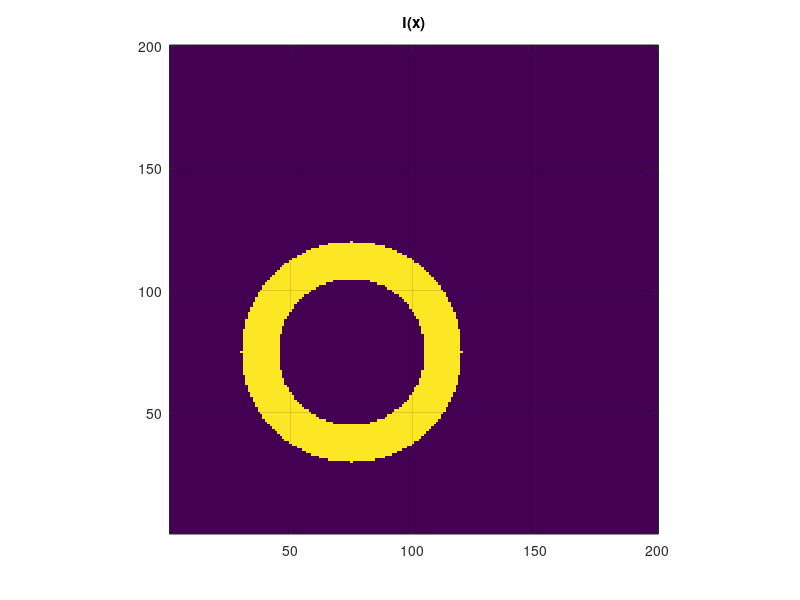
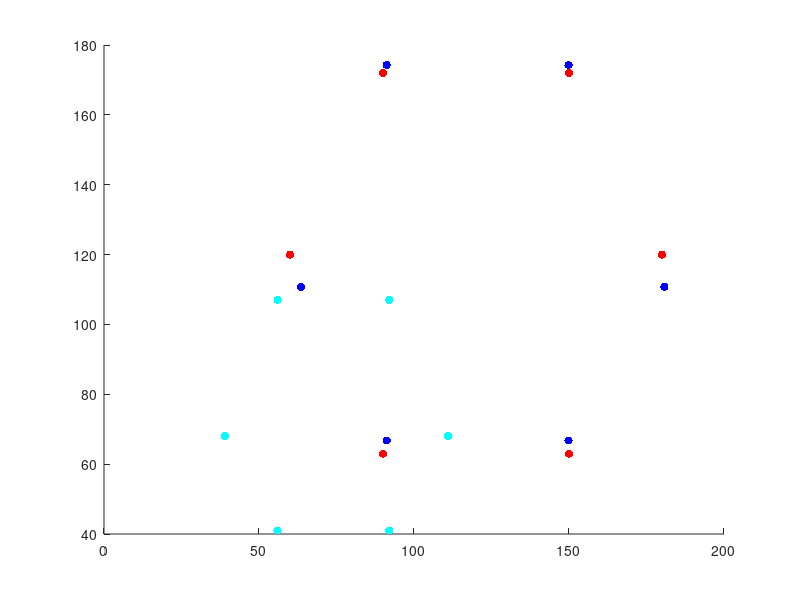
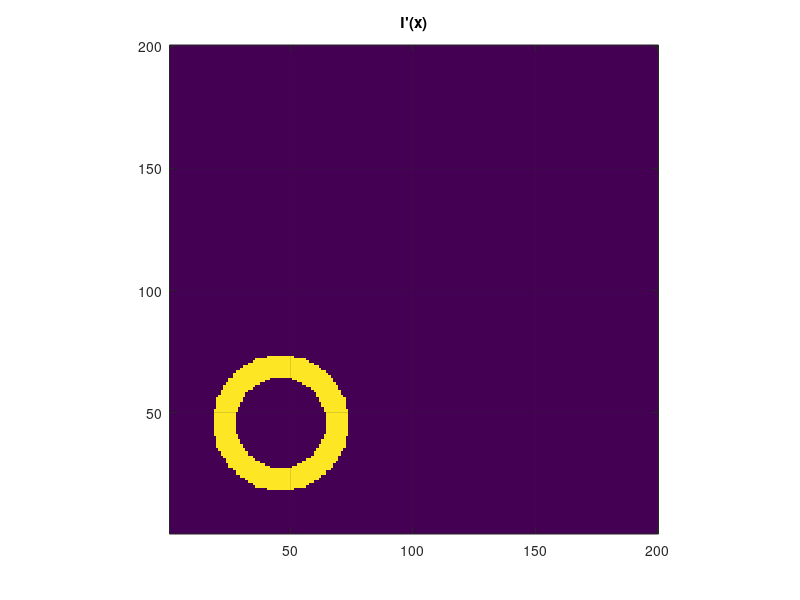
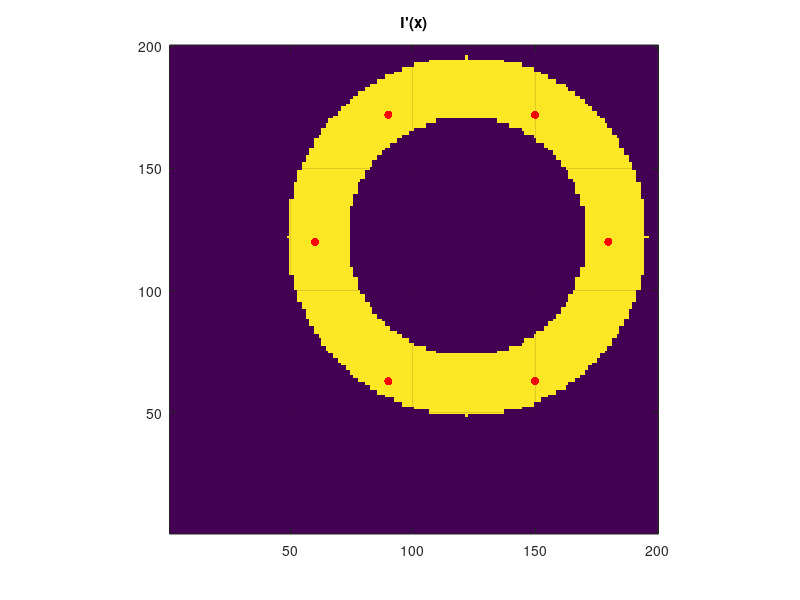

Source code (MATLAB) for these figures, in order:
% Josh Popp

% 4.1 DISPLAY THE ANNULUS
% The location of each pixel
nX = 200; % number of columns
nY = 200; % number of rows
xj = 1 : nX; % x location of each column
yi = 1 : nY; % y location of each row
[xij,yij] = meshgrid(xj,yi); % x,y location of each pixel
% define an image of an annulus
cx = 75; % x component of center
cy = 75; % y component of center
r1 = 30; % inner radius in pixels
r2 = 45; % outer radius in pixels
% define the image using binary operations
I=((xij - cx).^2 + (yij - cy).^2 <= r2^2 )-((xij - cx).^2 + (yij - cy).^2 < r1^2 );

% display it
figure;
imagesc(I);
axis image;
title("I(x)");
grid on
set(gca,"ydir","normal"); % put origin at bottom left
hold on;

% 4.2 RECORD LANDMARKS
% Start at 3 o'clock and work counterclockwise
X = [111 68; 92 107; 56 107; 39 68; 56 41; 92 41];
Y = [180 120; 150 172; 90 172; 60 120; 90 63; 150 63];

% 4.3 FIND SCALE FACTOR 
s = sum(sum(Y)) / sum(sum(X));

% 4.4 TRANSFORM LANDMARKS
sX = X .* s;
figure;
scatter(X(:,1),X(:,2),'c', 'filled');
hold on;
scatter(sX(:,1),sX(:,2),'b', 'filled');
scatter(Y(:,1),Y(:,2),'r', 'filled');

% 4.5 NAIVE TRANSFORMATION
% initialize an image of all zeros
ITransformed = zeros(size(I));
for i = 2 : nY % loop through each row
    for j = 2 : nX % loop through each column
        % we are looking for the value to assign to Isx(j,i)
        % find the position to look at in the image J
        iLook = i*s;  % the inverse
        jLook = j*s;
        % round them to the nearest integer
        iLookRound = round(iLook);
        jLookRound = round(jLook);
        % check if we?re out of bounds,
        if iLookRound < 1 || iLookRound > nY || jLookRound < 1 || jLookRound > nX
            % if so, fill the image with the value zero
            ITransformed(j,i) = 0;
            else
            % otherwise, assign the value in our image at this point
            ITransformed(j,i) = I(jLookRound,iLookRound);
        end
        % don?t forget to index your images by (row,column) and not (x,y) !
    end
end

% display the new guy
figure;
imagesc(ITransformed);
axis image;
title("I'(x)");
grid on
set(gca,"ydir","normal"); % put origin at bottom left

% 4.6 OBSERER EQN TRANSFORMATION
% initialize an image of all zeros
ITransformed = zeros(size(I));
for i = 2 : nY % loop through each row
    for j = 2 : nX % loop through each column
        % we are looking for the value to assign to Isx(j,i)
        % find the position to look at in the image J
        iLook = i/s;  % the inverse
        jLook = j/s;
        % round them to the nearest integer
        iLookRound = round(iLook);
        jLookRound = round(jLook);
        % check if we?re out of bounds,
        if iLookRound < 1 || iLookRound > nY || jLookRound < 1 || jLookRound > nX
            % if so, fill the image with the value zero
            ITransformed(j,i) = 0;
            else
            % otherwise, assign the value in our image at this point
            ITransformed(j,i) = I(jLookRound,iLookRound);
        end
        % don't forget to index your images by (row,column) and not (x,y) !
    end
end

% display the new guy
figure;
imagesc(ITransformed);
axis image;
title("I'(x)");
grid on
set(gca,"ydir","normal"); % put origin at bottom left

hold on;
scatter(Y(:,1),Y(:,2),'r', 'filled');
